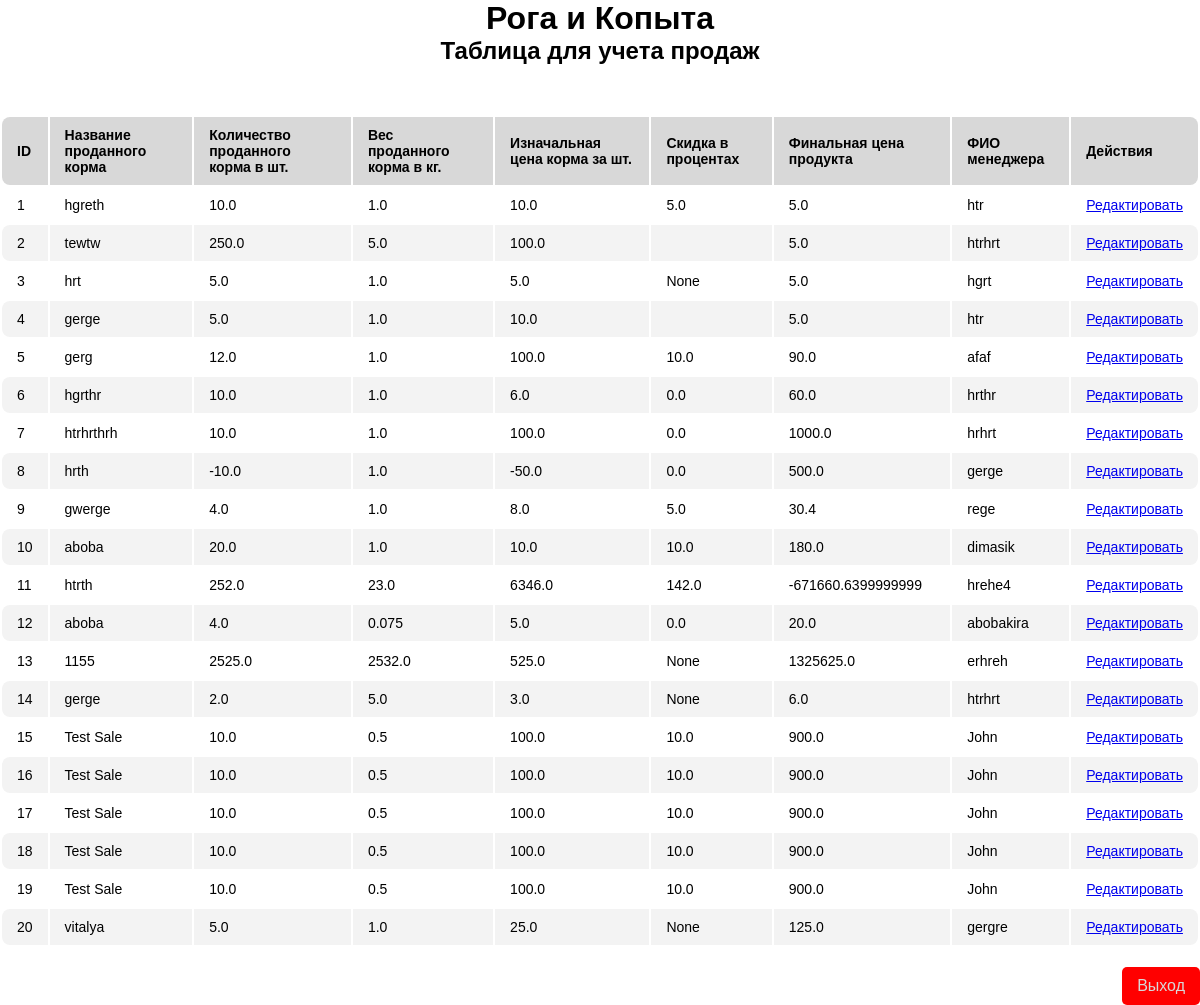
The page /admin on the database its author committed.
### tables this page shows
CREATE TABLE sales (
            id INTEGER PRIMARY KEY AUTOINCREMENT,
            name TEXT NOT NULL,
            amount REAL NOT NULL,
            weight REAL NOT NULL,
            price REAL NOT NULL,
            discount REAL DEFAULT 0.0,
            final_price REAL NOT NULL,
            manager TEXT NOT NULL
        );

### app.py (the view)
@app.route('/admin')
def admin():
    conn = sqlite3.connect('sales.db') # устанавливаем соединение с базой данных
    c = conn.cursor() # создаем курсор для работы с базой данных
    c.execute('SELECT * FROM sales') # получаем все записи из таблицы sales
    sales = c.fetchall() # извлекаем все записи из курсора
    conn.close() # закрываем соединение с базой данных
    return render_template('admin.html', sales=sales) # отображаем страницу с данными о продажах

### templates/admin.html
{% extends "base.html" %}
{% block head %}
<link rel="stylesheet" href="{{url_for('static', filename='css/admin.css')}}">
{% endblock %}
{% block content %}
    <div class="title">
        <h1>Рога и Копыта</h1>
        <h2>Таблица для учета продаж</h2>
    </div>
    <table class="table">
        <thead>
            <tr>
                <th>ID</th>
                <th>Название проданного корма</th>
                <th>Количество проданного корма в шт.</th>
                <th>Вес проданного корма в кг.</th>
                <th>Изначальная цена корма за шт.</th>
                <th>Скидка в процентах</th>
                <th>Финальная цена продукта</th>
                <th>ФИО менеджера</th>
                <th>Действия</th>
            </tr>
        </thead>
        <tbody>
            {% for sale in sales %}
                <tr>
                    <td>{{ sale[0] }}</td>
                    <td>{{ sale[1] }}</td>
                    <td>{{ sale[2] }}</td>
                    <td>{{ sale[3] }}</td>
                    <td>{{ sale[4] }}</td>
                    <td>{{ sale[5] }}</td>
                    <td>{{ sale[6] }}</td>
                    <td>{{ sale[7] }}</td>
                    <td>
                        <a href="{{ url_for('edit_sale', id=sale[0]) }}">Редактировать</a>
                    </td>
                </tr>
            {% endfor %}
        </tbody>
    </table>
<a class="logout" href="{{ url_for('logout') }}">Выход</a>
{% endblock %}

### templates/base.html (shortened to what this page needs)
<!DOCTYPE html>
<html>
<head>
    {% block head %}
    {% endblock %}
</head>
<body>
    {% block content %}
    {% endblock %}
</body>
</html>

### static/css/admin.css (style rules this page uses)
* { padding: 0; margin: 0; font-family: Arial, Helvetica, sans-serif; }
.title { display: grid; justify-content: center; text-align: center; margin-bottom: 50px; }
.table { width: 100%; border: none; margin-bottom: 20px; }
.table thead th { font-weight: bold; text-align: left; border: none; padding: 10px 15px; background: #d8d8d8; font-size: 14px; }
.table thead tr th:first-child { border-radius: 8px 0 0 8px; }
.table thead tr th:last-child { border-radius: 0 8px 8px 0; }
.table tbody td { text-align: left; border: none; padding: 10px 15px; font-size: 14px; vertical-align: top; }
.table tbody tr:nth-child(even) { background: #f3f3f3; }
.table tbody tr td:first-child { border-radius: 8px 0 0 8px; }
.table tbody tr td:last-child { border-radius: 0 8px 8px 0; }
.logout { padding: 10px 15px; background: #ff0000; color: #d8d8d8; text-decoration: none; border-radius: 5px; float: right; }

### rows shown on the page
sales: id "1", name "hgreth", amount "10.0", weight "1.0", price "10.0", discount "5.0", final_price "5.0", manager "htr"
sales: id "2", name "tewtw", amount "250.0", weight "5.0", price "100.0", final_price "5.0", manager "htrhrt"
sales: id "3", name "hrt", amount "5.0", weight "1.0", price "5.0", sale "None", final_price "5.0", manager "hgrt"
sales: id "4", name "gerge", amount "5.0", weight "1.0", price "10.0", final_price "5.0", manager "htr"
sales: id "5", name "gerg", amount "12.0", weight "1.0", price "100.0", discount "10.0", final_price "90.0", manager "afaf"
sales: id "6", name "hgrthr", amount "10.0", weight "1.0", price "6.0", discount "0.0", final_price "60.0", manager "hrthr"
sales: id "7", name "htrhrthrh", amount "10.0", weight "1.0", price "100.0", discount "0.0", final_price "1000.0", manager "hrhrt"
sales: id "8", name "hrth", amount "-10.0", weight "1.0", price "-50.0", discount "0.0", final_price "500.0", manager "gerge"
sales: id "9", name "gwerge", amount "4.0", weight "1.0", price "8.0", discount "5.0", final_price "30.4", manager "rege"
sales: id "10", name "aboba", amount "20.0", weight "1.0", price "10.0", discount "10.0", final_price "180.0", manager "dimasik"
sales: id "11", name "htrth", amount "252.0", weight "23.0", price "6346.0", discount "142.0", final_price "-671660.6399999999", manager "hrehe4"
sales: id "12", name "aboba", amount "4.0", weight "0.075", price "5.0", discount "0.0", final_price "20.0", manager "abobakira"
sales: id "13", name "1155", amount "2525.0", weight "2532.0", price "525.0", sale "None", final_price "1325625.0", manager "erhreh"
sales: id "14", name "gerge", amount "2.0", weight "5.0", price "3.0", sale "None", final_price "6.0", manager "htrhrt"
sales: id "15", name "Test Sale", amount "10.0", weight "0.5", price "100.0", discount "10.0", final_price "900.0", manager "John"
sales: id "16", name "Test Sale", amount "10.0", weight "0.5", price "100.0", discount "10.0", final_price "900.0", manager "John"
sales: id "17", name "Test Sale", amount "10.0", weight "0.5", price "100.0", discount "10.0", final_price "900.0", manager "John"
sales: id "18", name "Test Sale", amount "10.0", weight "0.5", price "100.0", discount "10.0", final_price "900.0", manager "John"
sales: id "19", name "Test Sale", amount "10.0", weight "0.5", price "100.0", discount "10.0", final_price "900.0", manager "John"
sales: id "20", name "vitalya", amount "5.0", weight "1.0", price "25.0", sale "None", final_price "125.0", manager "gergre"
